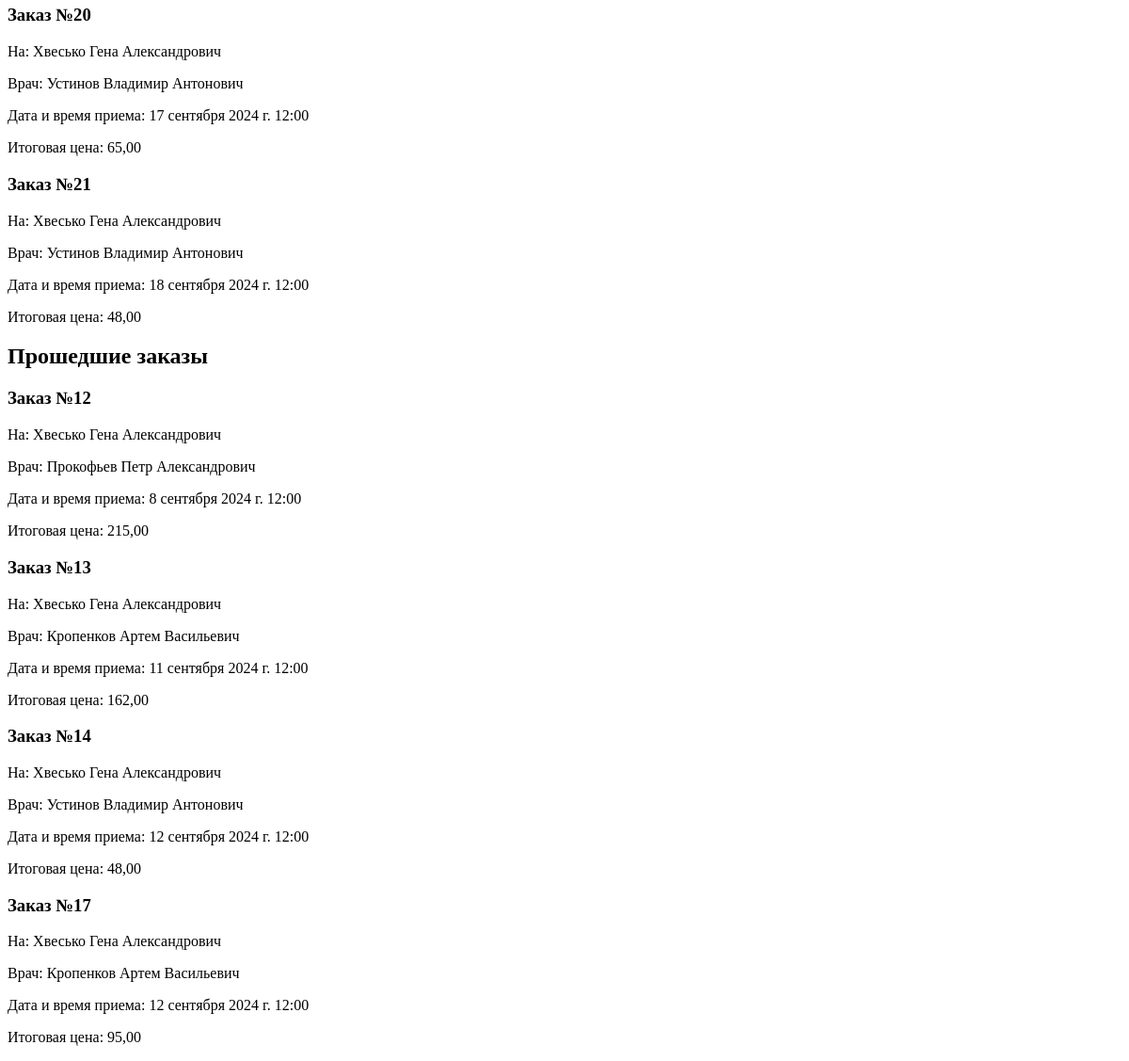
Page /clinic/schedule (signed in, lower part) on the earlier database version.
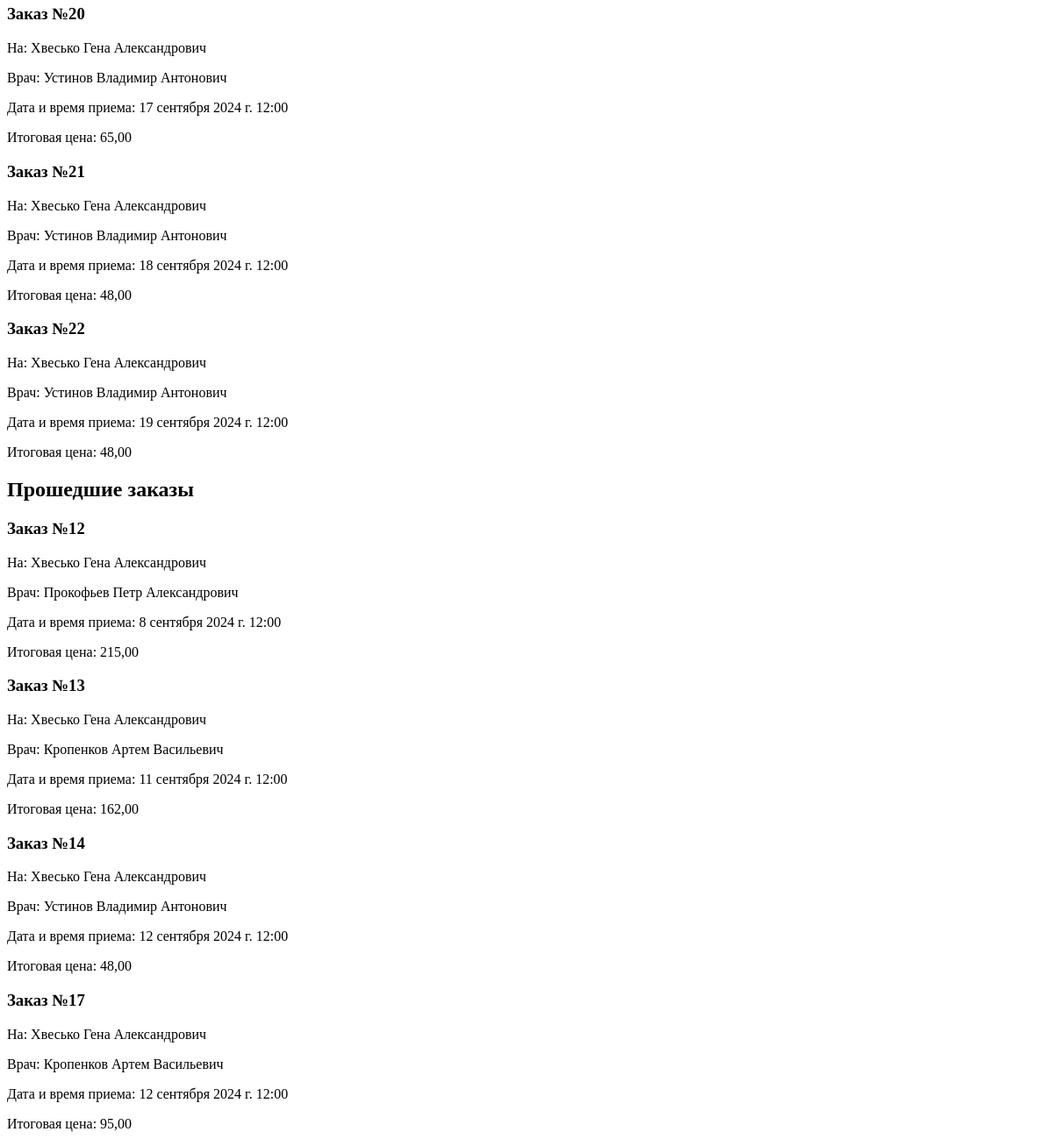
Same page on the later database version.
### clinic/models.py (models this page shows, shortened)
class Orders(models.Model):
    user = models.ForeignKey(User, on_delete=models.CASCADE)
    services = models.ManyToManyField(Services, verbose_name='Услуги')
    doctor = models.ForeignKey(Doctors, on_delete=models.CASCADE, verbose_name='Врач')
    promo_code = models.ForeignKey(PromoCodes, on_delete=models.SET_NULL, null=True, blank=True)
    appointment_date = models.DateTimeField('Дата и время приема')
    total_price = models.DecimalField('Итоговая цена', max_digits=10, decimal_places=2, editable=False)
    class Meta:
        verbose_name = 'Заказ'
        verbose_name_plural = 'Заказы'

class Clients(models.Model):
    user = models.OneToOneField(User, on_delete=models.CASCADE, related_name='client')
    surname = models.CharField('Фамилия', max_length=50)
    name = models.CharField('Имя', max_length=50)
    patronymic = models.CharField('Отчество', max_length=50)
    birth_date = models.DateField('Дата рождения', validators=[validate_age])
    address = models.CharField('Адрес', max_length=250)
    phone = models.CharField('Телефон', validators=[RegexValidator(
        regex=r'^\+375 \(\d{2}\) \d{3}-\d{2}-\d{2}$',
        message="Телефонный номер должен быть в формате: '+375 (XX) XXX-XX-XX'"
    )] ,max_length=20)
    class Meta:
        verbose_name = 'Клиент'
        verbose_name_plural = 'Клиенты'

class Doctors(models.Model):
    user = models.OneToOneField(User, on_delete=models.CASCADE, related_name='doctor')
    surname = models.CharField('Фамилия', max_length=50)
    name = models.CharField('Имя', max_length=50)
    patronymic = models.CharField('Отчество', max_length=50)
    phone = models.CharField('Телефон', validators=[RegexValidator(
        regex=r'^\+375 \(\d{2}\) \d{3}-\d{2}-\d{2}$',
        message="Телефонный номер должен быть в формате: '+375 (XX) XXX-XX-XX'"
    )], max_length=20)
    email = models.EmailField('Электронная почта')
    service_specialization = models.ForeignKey(ServiceSpecializations, on_delete=models.CASCADE, related_name='doctors',
                                               verbose_name='Специализация врача')
    photo = models.ImageField('Фотография', upload_to='doctors_photos/', blank=True, null=True,
                              default='clinic/john_doe/john_doe.png')
    class Meta:
        verbose_name = 'Врач'
        verbose_name_plural = 'Врачи'

### clinic/views.py (the view, shortened to what this page needs)
# urls.py: path('schedule', views.schedule_view, name='schedule'),
def schedule_view(request):
    if request.user.is_authenticated:
        if hasattr(request.user, 'client'):
            current_orders = Orders.objects.filter(user=request.user, appointment_date__gte=datetime.now())
            past_orders = Orders.objects.filter(user=request.user, appointment_date__lt=datetime.now())
            return render(request, 'clinic/schedule.html', {'current_orders': current_orders, 'past_orders': past_orders})
    return render(request, 'clinic/schedule.html')

### clinic/templates/clinic/schedule.html (shortened to what this page needs)
{% extends 'main/layout.html' %}
{% block content %}
    {% if user.is_authenticated %}
        {% for order in current_orders %}
            <div class="order">
                <h3>Заказ №{{ order.id }}</h3>
                <p>На: {{ order.user.client.surname }} {{ order.user.client.name }} {{ order.user.client.patronymic }}</p>
                <p>Врач: {{ order.doctor.surname }} {{ order.doctor.name }} {{ order.doctor.patronymic }}</p>
                <p>Дата и время приема: {{ order.appointment_date }}</p>
                <p>Итоговая цена: {{ order.total_price }}</p>
            </div>
        {% endfor %}
        <h2>Прошедшие заказы</h2>
        {% for order in past_orders %}
            <div class="order">
                <h3>Заказ №{{ order.id }}</h3>
                <p>На: {{ order.user.client.surname }} {{ order.user.client.name }} {{ order.user.client.patronymic }}</p>
                <p>Врач: {{ order.doctor.surname }} {{ order.doctor.name }} {{ order.doctor.patronymic }}</p>
                <p>Дата и время приема: {{ order.appointment_date }}</p>
                <p>Итоговая цена: {{ order.total_price }}</p>
            </div>
        {% endfor %}
    {% else %}
        <p>Пожалуйста, <a href="{% url 'to_login' %}">авторизуйтесь</a> для просмотра графика.</p>
    {% endif %}
{% endblock %}

### main/templates/main/layout.html (shortened to what this page needs)
<!doctype html>
<html lang="ru">
{% load static %}
<head>
</head>
<body>
    <main>
        {% block content %} {% endblock %}
    </main>
</body>
</html>

Differences in the rows shown:
added Orders: id "22", user.client.surname "Хвесько", user.client.name "Гена", user.client.patronymic "Александрович", doctor.surname "Устинов", doctor.name "Владимир", doctor.patronymic "Антонович", appointment_date "19 сентября 2024 г. 12:00", total_price "48,00"
